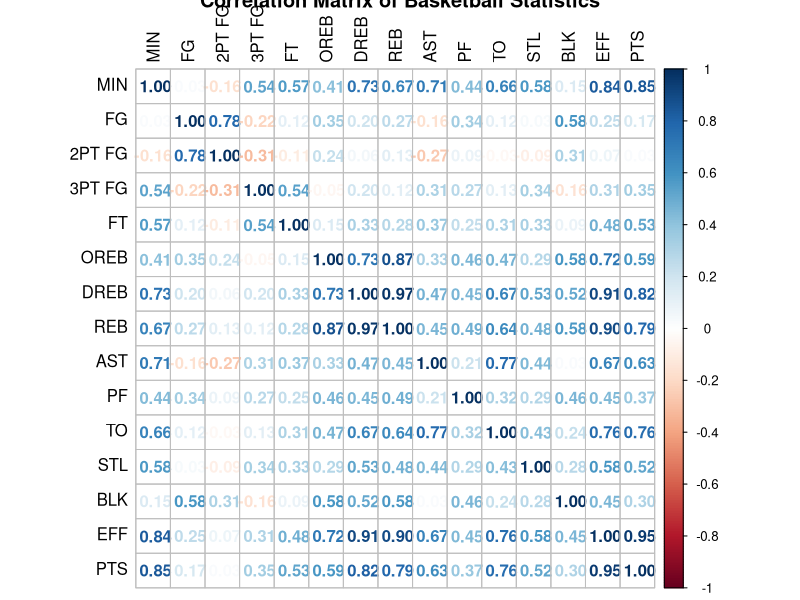
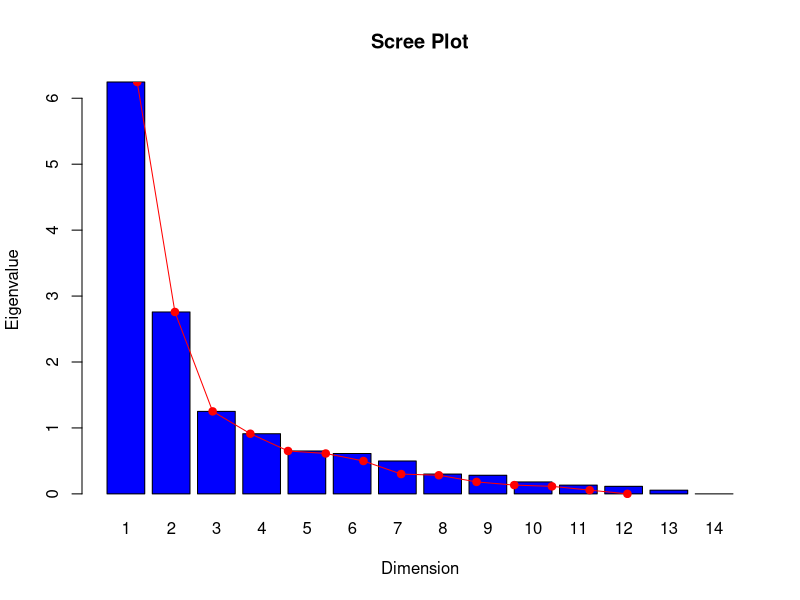
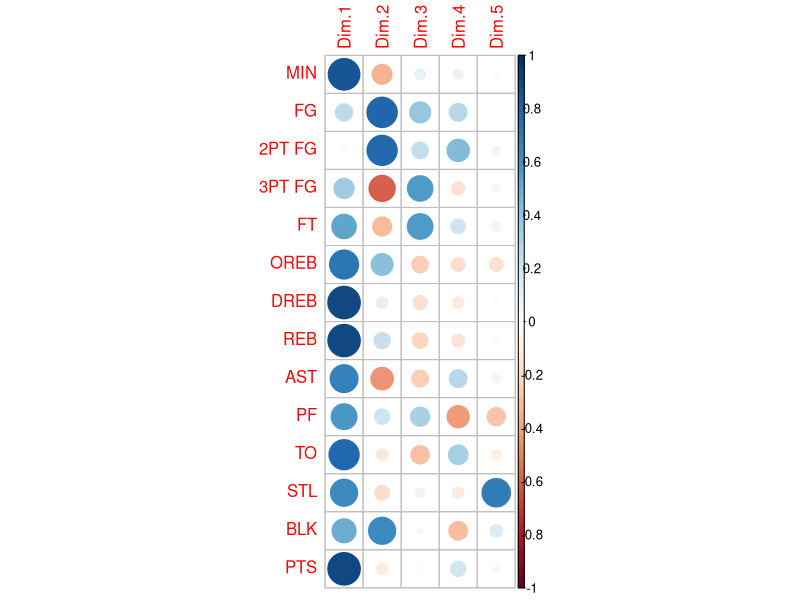
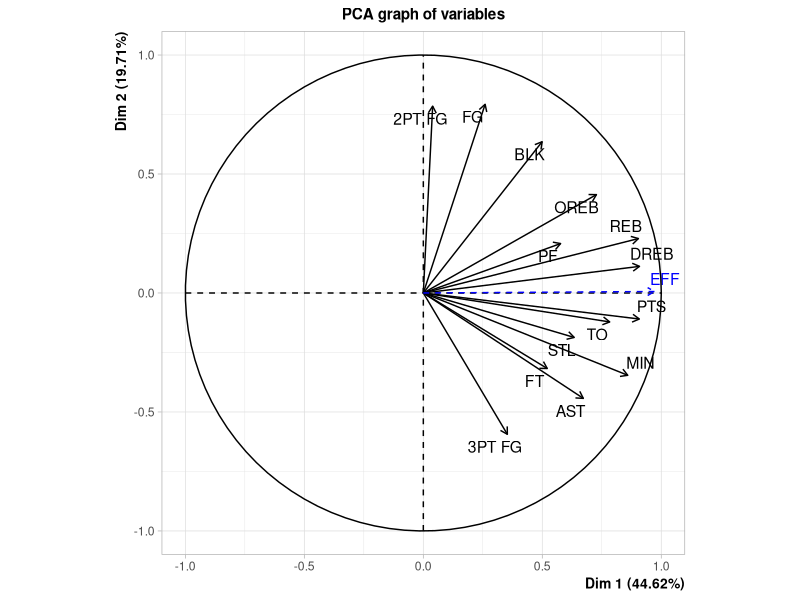
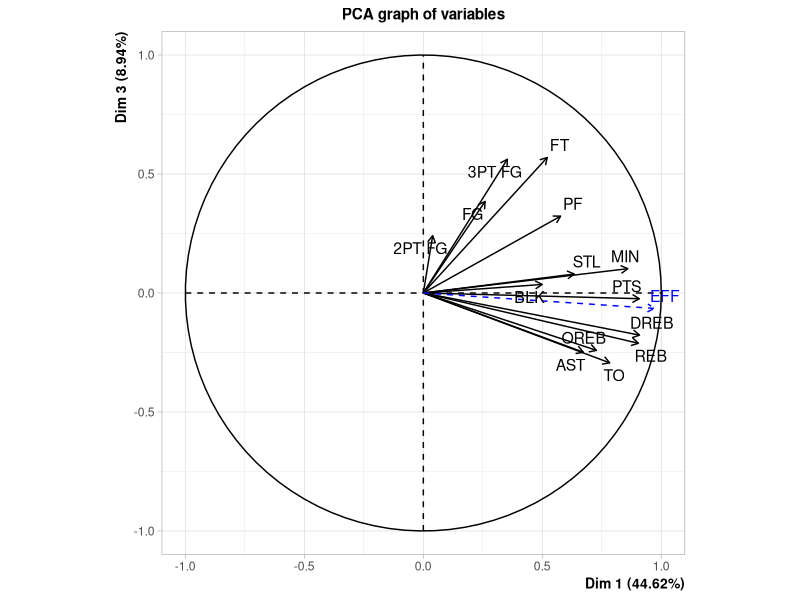
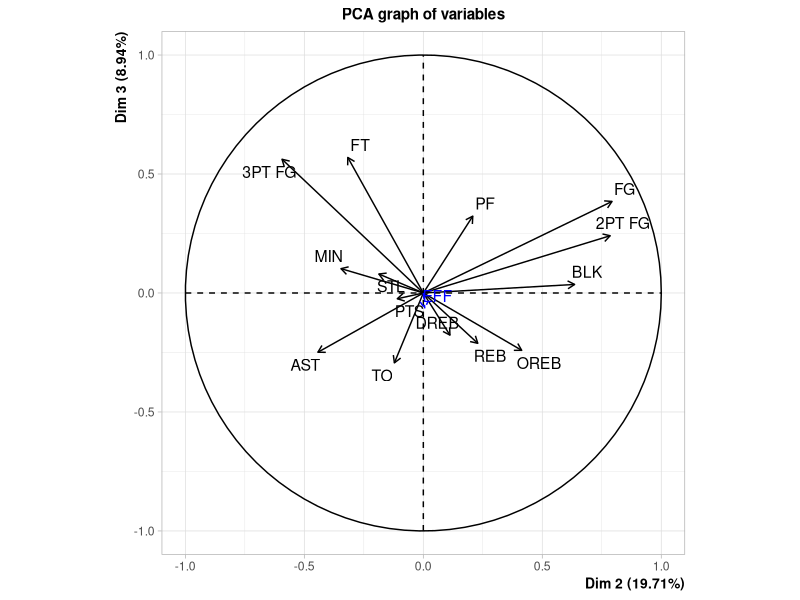
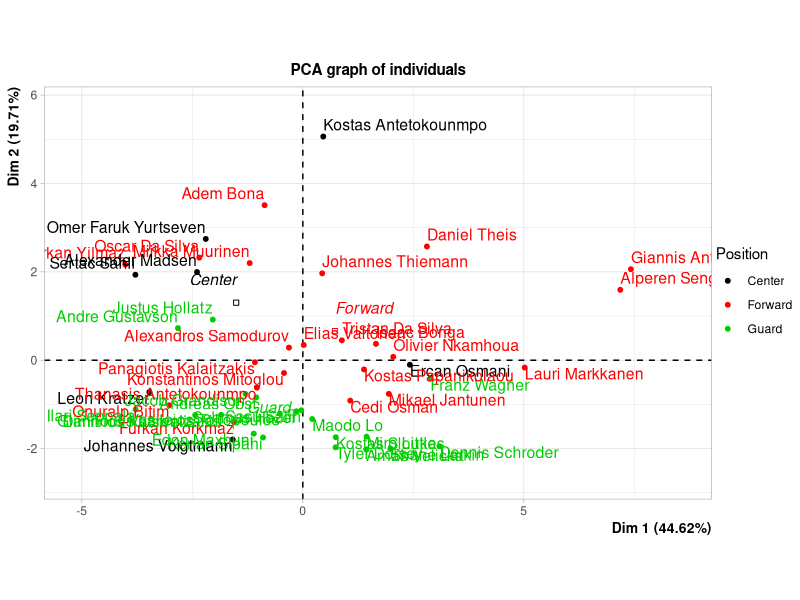
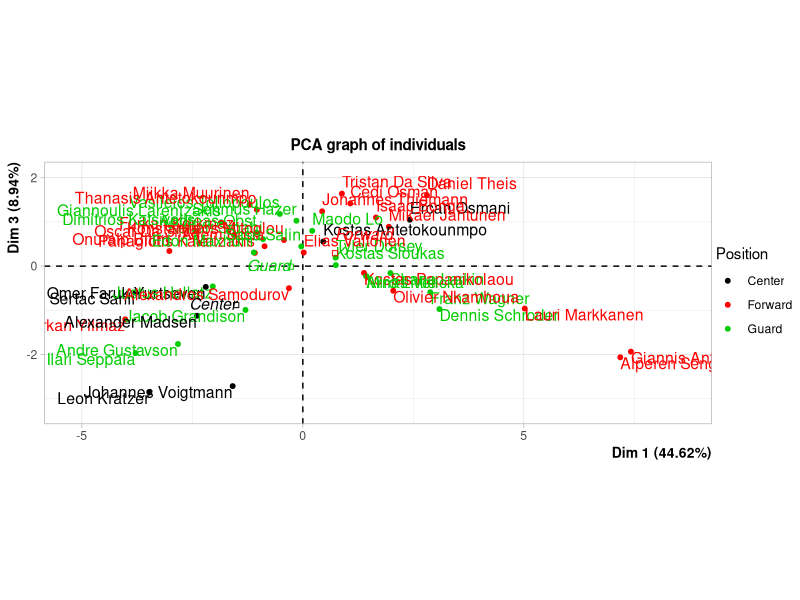

These charts were generated, in order, by the following R code: (Note: this script raises an error after producing the figures.)
## ---- chunk 1
options(contrasts=c("contr.treatment","contr.treatment"))

if(!is.null(dev.list())) dev.off()
rm(list = ls())

library(readxl)
library(corrplot)
library(FactoMineR)
library(cluster)
library(ggplot2)
## ---- chunk 2
df <- read_excel("data_Eurobasket_2025.xlsx")

df <- as.data.frame(df)

rownames(df) <- df$PLAYER

df <- df[,-1] # remove player column after setting it as a rowname
## ---- chunk 3
summary(df)

df$Team <- as.factor(df$Team)

df$Position <- as.factor(df$Position)

str(df)
## ---- chunk 4
requested_var <- c("Position", "MIN", "FG", "2PT FG", "3PT FG", "FT", "OREB", "DREB", "REB", "AST", "PF", "TO", "STL", "BLK", "EFF", "PTS")

df_subset <- df[,requested_var]

cor_matrix <- cor(df_subset[,-1])

corrplot(cor_matrix, method = "number", tl.col = "black", title = "Correlation Matrix of Basketball Statistics")
## ---- chunk 5
eff_idx <- which(colnames(df_subset) == "EFF")
pos_idx <- which(colnames(df_subset) == "Position")

res.pca <- PCA(df_subset,
           scale.unit = TRUE,
           quali.sup  = pos_idx,
           quanti.sup = eff_idx,
           graph = FALSE)
## ---- chunk 6
res.pca$eig

barplot(res.pca$eig[,1], names.arg = 1:14, main = "Scree Plot", xlab = "Dimension", ylab = "Eigenvalue", col = "blue")
lines(res.pca$eig[,1], type = "o", col = "red", pch = 19)

res.pca$var$coord
corrplot(res.pca$var$coord)
## ---- chunk 7
plot.PCA(res.pca, choix = "var", axes = c(1, 2))
plot.PCA(res.pca, choix = "var", axes = c(1, 3))
plot.PCA(res.pca, choix = "var", axes = c(2, 3))
## ---- chunk 8
# Color individuals by Position for interpretation (habillage = col index of the qualitative sup variable)
plot.PCA(res.pca, choix = "ind", axes = c(1, 2), habillage = 1)
plot.PCA(res.pca, choix = "ind", axes = c(1, 3), habillage = 1)
plot.PCA(res.pca, choix = "ind", axes = c(2, 3), habillage = 1)
## ---- chunk 9
ds_eu <- dist(scale(df_subset[,-1]), method = "euclidean")

res.mds.eu <- cmdscale(ds_eu, eig = TRUE, k = 2)

res.mds.eu$GOF
res.mds.eu$eig

plot(1:length(res.mds.eu$eig), res.mds.eu$eig, 
     type = "b",
     xlab = "Dimension", 
     ylab = "Eigenvalue",
     main = "Scree Plot")


x <- res.mds.eu$points[,1]
y <- res.mds.eu$points[,2]
plot(x, y, xlab="Coordinate 1", ylab="Coordinate 2",
     main="Individual plot using the first two coordinates with Euclidian distance", type="n")
text(x, y, labels = row.names(df_subset), cex=.7)


# Rotation to align with the PCA
rot_mat <- matrix(c(-1, 0, 0, -1), nrow = 2, byrow = TRUE)
eu_rot <- res.mds.eu$points %*% rot_mat

x <- eu_rot[,1]
y <- eu_rot[,2]
plot(x, y, xlab="Coordinate 1", ylab="Coordinate 2",
     main="Individual plot using the first two coordinates with rotation and Euclidian distance", type="n")
text(x, y, labels = row.names(df_subset), cex=.7)
## ---- chunk 10
ds_gw <- daisy(df_subset, metric = "gower")

res.mds.gw <- cmdscale(ds_gw, eig = TRUE, k = 2)

res.mds.gw$GOF
res.mds.gw$eig

plot(1:length(res.mds.gw$eig), res.mds.gw$eig, 
     type = "b",
     xlab = "Dimension", 
     ylab = "Eigenvalue",
     main = "Scree Plot")

## ---- chunk 11
x <- res.mds.gw$points[,1]
y <- res.mds.gw$points[,2]
plot(x, y, xlab="Coordinate 1", ylab="Coordinate 2",
     main="Individual plot using the first two coordinates with Gower distance", type="n")
text(x, y, labels = row.names(df_subset), cex=.7)


# Rotation to align with the PCA
rot_mat <- matrix(c(-1, 0, 0, 1), nrow = 2, byrow = TRUE)
gw_rot <- res.mds.gw$points %*% rot_mat

x <- gw_rot[,1]
y <- gw_rot[,2]
plot(x, y, xlab="Coordinate 1", ylab="Coordinate 2",
     main="Individual plot using the first two coordinates with rotation and Gower distance", type="n")
text(x, y, labels = row.names(df_subset), cex=.7)
## ---- chunk 12
# Euclidian df
mds_eu_coords <- as.data.frame(eu_rot)
colnames(mds_eu_coords) <- c("Dim1", "Dim2")
mds_eu_coords$Player <- rownames(df_subset)
mds_eu_coords$Position <- df_subset$Position
mds_eu_coords$EFF <- df_subset$EFF
mds_eu_coords$PTS <- df_subset$PTS
mds_eu_coords$MIN <- df_subset$MIN
mds_eu_coords$`3PT FG` <- df_subset$`3PT FG`
mds_eu_coords$`2PT FG` <- df_subset$`2PT FG`

# Gower df
mds_gw_coords <- as.data.frame(gw_rot)
colnames(mds_gw_coords) <- c("Dim1", "Dim2")
mds_gw_coords$Player <- rownames(df_subset)
mds_gw_coords$Position <- df_subset$Position
mds_gw_coords$EFF <- df_subset$EFF
mds_gw_coords$PTS <- df_subset$PTS
mds_gw_coords$MIN <- df_subset$MIN
mds_gw_coords$`3PT FG` <- df_subset$`3PT FG`
mds_gw_coords$`2PT FG` <- df_subset$`2PT FG`
## ---- chunk 13
ggplot(mds_eu_coords, aes(x = Dim1, y = Dim2, color = Position, label = Player)) +
  geom_point(size = 3, alpha = 0.8) +
  geom_text_repel(size = 3, max.overlaps = 25) +
  labs(title = "MDS (Euclidean distance): Player Position",
       x = "Coordinate 1", y = "Coordinate 2", color = "Position") +
  theme_minimal()

ggplot(mds_gw_coords, aes(x = Dim1, y = Dim2, color = Position, label = Player)) +
  geom_point(size = 3, alpha = 0.8) +
  geom_text_repel(size = 3, max.overlaps = 25) +
  labs(title = "MDS (Gower distance): Player Position",
       x = "Coordinate 1", y = "Coordinate 2", color = "Position") +
  theme_minimal()
## ---- chunk 14
ggplot(mds_eu_coords, aes(x = Dim1, y = Dim2, color = EFF, label = Player)) +
  geom_point(size = 3, alpha = 0.8) +
  geom_text_repel(size = 3, max.overlaps = 25) +
  scale_color_gradient(low = "lightgreen", high = "darkgreen") +
  labs(title = "MDS (Euclidean distance): Efficiency (EFF)",
       x = "Coordinate 1", y = "Coordinate 2", color = "EFF") +
  theme_minimal()

ggplot(mds_gw_coords, aes(x = Dim1, y = Dim2, color = EFF, label = Player)) +
  geom_point(size = 3, alpha = 0.8) +
  geom_text_repel(size = 3, max.overlaps = 25) +
  scale_color_gradient(low = "lightgreen", high = "darkgreen") +
  labs(title = "MDS (Gower distance): Efficiency (EFF)",
       x = "Coordinate 1", y = "Coordinate 2", color = "EFF") +
  theme_minimal()
## ---- chunk 15
ggplot(mds_eu_coords, aes(x = Dim1, y = Dim2, color = PTS, size = MIN, label = Player)) +
  geom_point(alpha = 0.8) +
  geom_text_repel(size = 3, max.overlaps = 25) +
  scale_color_gradient(low = "lightpink", high = "red") +
  labs(title = "MDS (Euclidean distance): PTS (color) and MIN (size)",
       x = "Coordinate 1", y = "Coordinate 2", color = "PTS", size = "MIN") +
  theme_minimal()

ggplot(mds_gw_coords, aes(x = Dim1, y = Dim2, color = PTS, size = MIN, label = Player)) +
    geom_point(alpha = 0.8) +
  geom_text_repel(size = 3, max.overlaps = 25) +
  scale_color_gradient(low = "lightpink", high = "red") +
  labs(title = "MDS (Gower distance): PTS (color) and MIN (size)",
       x = "Coordinate 1", y = "Coordinate 2", color = "PTS", size = "MIN") +
  theme_minimal()
## ---- chunk 16
ggplot(mds_eu_coords, aes(x = Dim1, y = Dim2, color = `2PT FG`, size = `3PT FG`, label = Player)) +
  geom_point(alpha = 0.8) +
  geom_text_repel(size = 3, max.overlaps = 25) +
  scale_color_gradient(low = "lightblue", high = "darkblue") +
  labs(title = "MDS (Euclidean distance): 2PT (color) and 3PT (size)",
       x = "Coordinate 1", y = "Coordinate 2", color = "2PT FG", size = "3PT FG") +
  theme_minimal()

ggplot(mds_gw_coords, aes(x = Dim1, y = Dim2, color = `2PT FG`, size = `3PT FG`, label = Player)) +
  geom_point(alpha = 0.8) +
  geom_text_repel(size = 3, max.overlaps = 25) +
  scale_color_gradient(low = "lightblue", high = "darkblue") +
  labs(title = "MDS (Gower distance): 2PT (color) and 3PT (size)",
       x = "Coordinate 1", y = "Coordinate 2", color = "2PT FG", size = "3PT FG") +
  theme_minimal()
## ---- chunk 17
df_binary <- df_subset

binary <- function(x){
  ifelse(x > mean(x), "over_average", "below_average")
}

for(col in names(df_subset[,-1])) {
  df_binary[[col]] <- as.factor(binary(df_subset[[col]]))
}

summary(df_binary)
## ---- chunk 18
res.mca <- MCA(df_binary)

res.mca$eig
barplot(res.mca$eig[,1], main="Eigenvalues", names.arg=1:nrow(res.mca$eig))
abline(h = 1/17, col = "red")

res.mca$var$coord

res.mca$var
dimdesc(res.mca)


plot(res.mca,choix="var",title="Graph of the variables dim 1 vs 2")
plot(res.mca,choix="var",axes=c(2,3),title="Graph of the variables dim 2 vs 3")

# Exploring dimension 1

plot(res.mca,invisible=c("ind"),col.var=c(c("blue", "deepskyblue", "lightblue"), rep(c("black", "red"), 15)),title="Graph of the over/below average performance")

plot(res.mca,col.ind="green",col.var=c(c("blue", "deepskyblue", "lightblue"), rep(c("black", "red"), 15)),title="Graph of the over/below average performance with individuals")

sort(res.mca$ind$coord[, 1], decreasing = TRUE)[1:5]
sort(res.mca$ind$coord[, 1], decreasing = FALSE)[1:5]

# Exploring dimension 2

plot(res.mca,invisible=c("ind"),col.var=c(c("blue", "purple", "red"), rep("black",30)),title="Graph of the playing style performance")

plot(res.mca,col.ind="green",col.var=c(c("blue", "purple", "red"), rep("black",30)),title="Graph of the playing style performance with individuals")

# Exploring dimension 3

plot(res.mca,invisible=c("ind"),col.var=c(c("blue", "purple", "red"), rep("black",30)),axes=c(2,3),title="Graph of the playing style performance")

plot(res.mca,invisible=c("ind"),col.var=c(c("blue", "purple", "red"), rep("black",30)),axes=c(1,3),title="Graph of the playing style performance")
## ---- chunk 19
# Position as a suplementary variable
df_binary$EFF <- NULL
df_binary$EFF <- df_subset$EFF
res.mca.extra <- MCA(df_binary, quali.sup=1, quanti.sup = 16)

summary(res.mca.extra)

barplot(res.mca.extra$eig[,1], main="Eigenvalues extra MCA", names.arg=1:nrow(res.mca.extra$eig))
abline(h = 1/14, col = "red")

res.mca.extra$var$coord

res.mca.extra$var

plot(res.mca.extra,invisible=c("ind"),col.var=c(rep(c("blue", "red"), 15)),title="Graph of the over/below average performance of the extra MCA")
